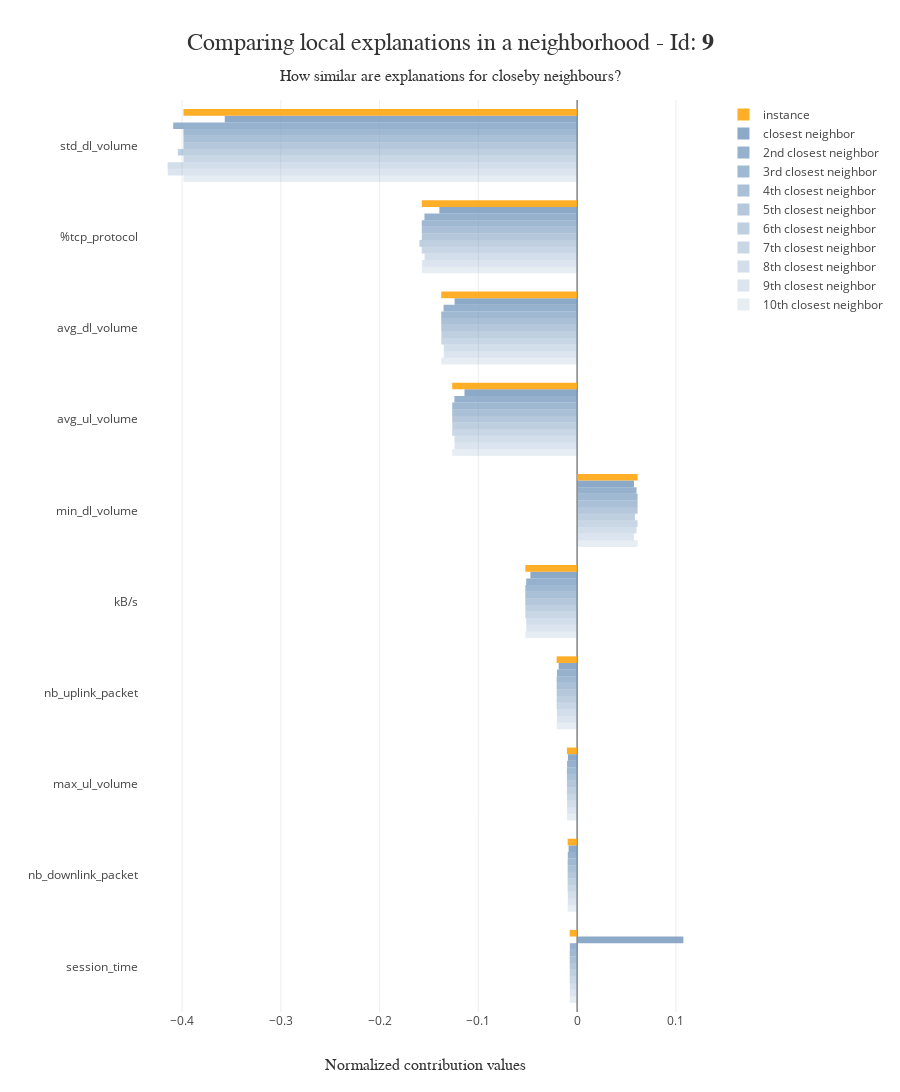

The notebook cell this image was saved under:
### Code cell
xpl.plot.local_neighbors_plot(index=9)

### Figure 1 — Plotly figure (JSON) as saved in the notebook; plotly's stock layout.template omitted (floating-point values rounded to 4 significant figures)
{"data": [{"marker": {"color": "rgba(117, 152, 189, 0.9)"}, "name": "10th closest neighbor", "opacity": 0.2, "orientation": "h", "type": "bar", "x": [-0.007461, -0.009553, -0.0103, -0.02069, -0.05243, 0.06126, -0.1265, -0.1376, -0.1573, -0.3986], "y": ["session_time", "nb_downlink_packet", "max_ul_volume", "nb_uplink_packet", "kB/s", "min_dl_volume", "avg_ul_volume", "avg_dl_volume", "%tcp_protocol", "std_dl_volume"]}, {"marker": {"color": "rgba(117, 152, 189, 0.9)"}, "name": "9th closest neighbor", "opacity": 0.28, "orientation": "h", "type": "bar", "x": [-0.007322, -0.009374, -0.01011, -0.02031, -0.05145, 0.05758, -0.1241, -0.135, -0.1569, -0.4145], "y": ["session_time", "nb_downlink_packet", "max_ul_volume", "nb_uplink_packet", "kB/s", "min_dl_volume", "avg_ul_volume", "avg_dl_volume", "%tcp_protocol", "std_dl_volume"]}, {"marker": {"color": "rgba(117, 152, 189, 0.9)"}, "name": "8th closest neighbor", "opacity": 0.36, "orientation": "h", "type": "bar", "x": [-0.007323, -0.009376, -0.01011, -0.02031, -0.05146, 0.06013, -0.1241, -0.135, -0.1544, -0.4146], "y": ["session_time", "nb_downlink_packet", "max_ul_volume", "nb_uplink_packet", "kB/s", "min_dl_volume", "avg_ul_volume", "avg_dl_volume", "%tcp_protocol", "std_dl_volume"]}, {"marker": {"color": "rgba(117, 152, 189, 0.9)"}, "name": "7th closest neighbor", "opacity": 0.44, "orientation": "h", "type": "bar", "x": [-0.007461, -0.009553, -0.0103, -0.02069, -0.05243, 0.06126, -0.1265, -0.1376, -0.1573, -0.3986], "y": ["session_time", "nb_downlink_packet", "max_ul_volume", "nb_uplink_packet", "kB/s", "min_dl_volume", "avg_ul_volume", "avg_dl_volume", "%tcp_protocol", "std_dl_volume"]}, {"marker": {"color": "rgba(117, 152, 189, 0.9)"}, "name": "6th closest neighbor", "opacity": 0.52, "orientation": "h", "type": "bar", "x": [-0.00745, -0.009539, -0.01028, -0.02066, -0.05235, 0.05859, -0.1263, -0.1374, -0.1596, -0.4042], "y": ["session_time", "nb_downlink_packet", "max_ul_volume", "nb_uplink_packet", "kB/s", "min_dl_volume", "avg_ul_volume", "avg_dl_volume", "%tcp_protocol", "std_dl_volume"]}, {"marker": {"color": "rgba(117, 152, 189, 0.9)"}, "name": "5th closest neighbor", "opacity": 0.6, "orientation": "h", "type": "bar", "x": [-0.007461, -0.009553, -0.0103, -0.02069, -0.05243, 0.06126, -0.1265, -0.1376, -0.1573, -0.3986], "y": ["session_time", "nb_downlink_packet", "max_ul_volume", "nb_uplink_packet", "kB/s", "min_dl_volume", "avg_ul_volume", "avg_dl_volume", "%tcp_protocol", "std_dl_volume"]}, {"marker": {"color": "rgba(117, 152, 189, 0.9)"}, "name": "4th closest neighbor", "opacity": 0.68, "orientation": "h", "type": "bar", "x": [-0.007461, -0.009553, -0.0103, -0.02069, -0.05243, 0.06126, -0.1265, -0.1376, -0.1573, -0.3986], "y": ["session_time", "nb_downlink_packet", "max_ul_volume", "nb_uplink_packet", "kB/s", "min_dl_volume", "avg_ul_volume", "avg_dl_volume", "%tcp_protocol", "std_dl_volume"]}, {"marker": {"color": "rgba(117, 152, 189, 0.9)"}, "name": "3rd closest neighbor", "opacity": 0.76, "orientation": "h", "type": "bar", "x": [-0.007461, -0.009553, -0.0103, -0.02069, -0.05243, 0.06126, -0.1265, -0.1376, -0.1573, -0.3986], "y": ["session_time", "nb_downlink_packet", "max_ul_volume", "nb_uplink_packet", "kB/s", "min_dl_volume", "avg_ul_volume", "avg_dl_volume", "%tcp_protocol", "std_dl_volume"]}, {"marker": {"color": "rgba(117, 152, 189, 0.9)"}, "name": "2nd closest neighbor", "opacity": 0.84, "orientation": "h", "type": "bar", "x": [-0.007332, -0.009388, -0.01012, -0.02033, -0.05152, 0.0602, -0.1243, -0.1352, -0.1546, -0.409], "y": ["session_time", "nb_downlink_packet", "max_ul_volume", "nb_uplink_packet", "kB/s", "min_dl_volume", "avg_ul_volume", "avg_dl_volume", "%tcp_protocol", "std_dl_volume"]}, {"marker": {"color": "rgba(117, 152, 189, 0.9)"}, "name": "closest neighbor", "opacity": 0.92, "orientation": "h", "type": "bar", "x": [0.1076, -0.008614, -0.009287, -0.01866, -0.04727, 0.05758, -0.114, -0.124, -0.1395, -0.3568], "y": ["session_time", "nb_downlink_packet", "max_ul_volume", "nb_uplink_packet", "kB/s", "min_dl_volume", "avg_ul_volume", "avg_dl_volume", "%tcp_protocol", "std_dl_volume"]}, {"marker": {"color": "rgba(255, 166, 17, 0.9)"}, "name": "instance", "opacity": 1, "orientation": "h", "type": "bar", "x": [-0.007461, -0.009553, -0.0103, -0.02069, -0.05243, 0.06126, -0.1265, -0.1376, -0.1573, -0.3986], "y": ["session_time", "nb_downlink_packet", "max_ul_volume", "nb_uplink_packet", "kB/s", "min_dl_volume", "avg_ul_volume", "avg_dl_volume", "%tcp_protocol", "std_dl_volume"]}], "layout": {"barmode": "group", "height": 1210, "hovermode": "closest", "legend": {"traceorder": "reversed"}, "title": {"font": {"color": "rgb(50, 50, 50)", "family": "Arial", "size": 24}, "pad": {"b": 50}, "text": "Comparing local explanations in a neighborhood - Id: <b>9</b><span style='font-size: 16px;'><br />How similar are explanations for closeby neighbours?</span>", "x": 0.5, "xanchor": "center", "yanchor": "bottom"}, "xaxis": {"automargin": true, "side": "bottom", "title": {"font": {"color": "rgb(50, 50, 50)", "family": "Arial Black", "size": 16}, "text": "Normalized contribution values"}}, "yaxis": {"automargin": true, "title": {"font": {"color": "rgb(50, 50, 50)", "family": "Arial Black", "size": 16}, "text": ""}}}}
